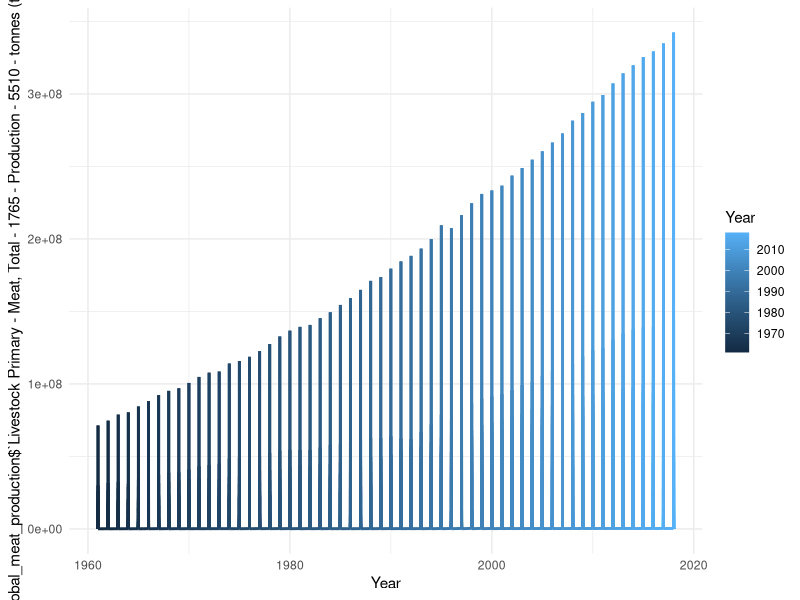
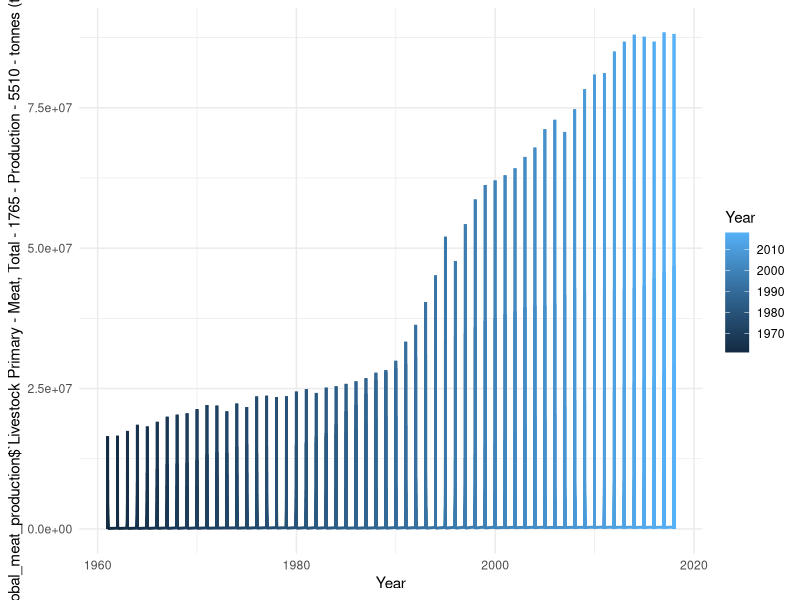
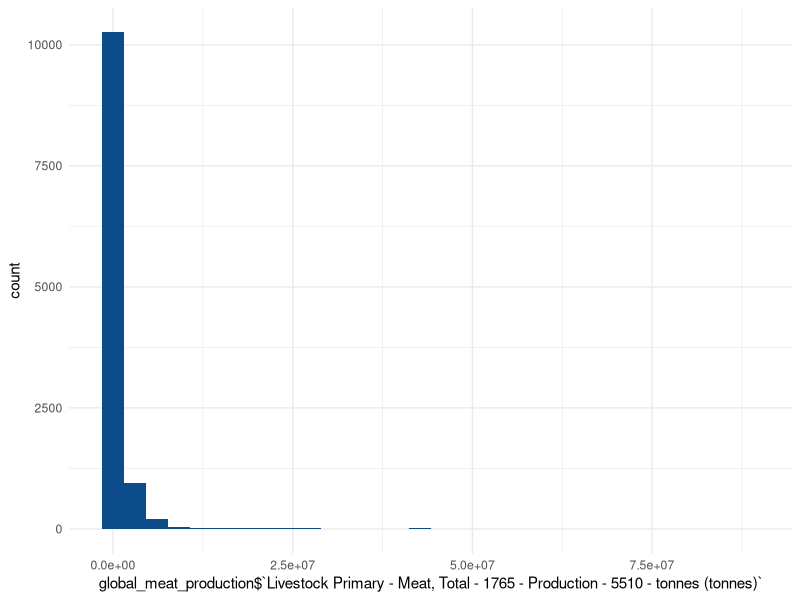
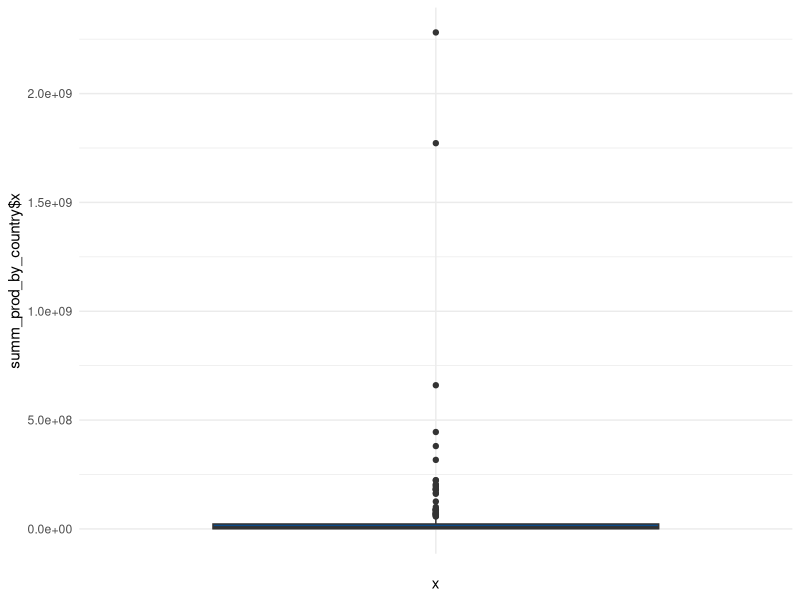
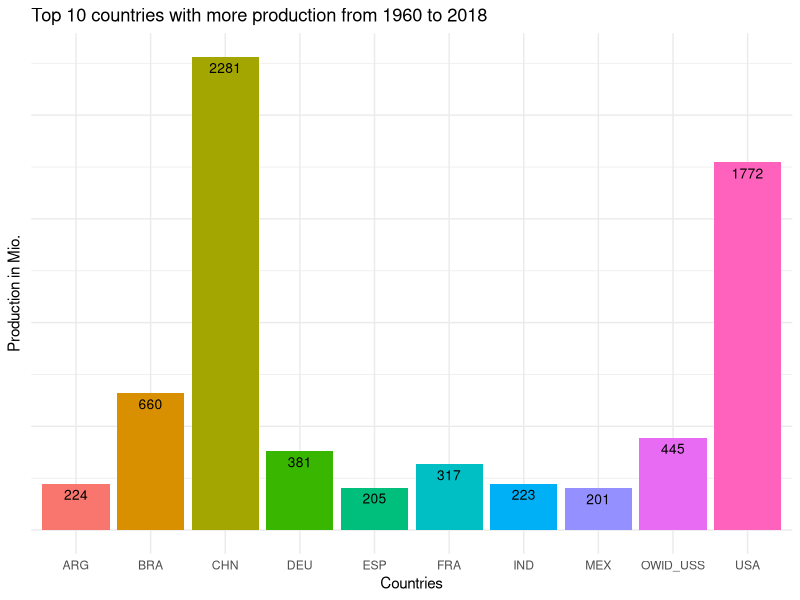

R code for these plots, in order:
## ---- chunk 1
library(readr)
library(dplyr)
library(ggplot2)
library(tidyr)
## ---- chunk 2
global_meat_production <- read_csv("archive (5)/global-meat-production.csv")
## ---- chunk 3
head(global_meat_production)
## ---- chunk 4
#Summary of data set
summary(global_meat_production)
## ---- chunk 5
ggplot(global_meat_production, aes(x = Year, y = global_meat_production$`Livestock Primary - Meat, Total - 1765 - Production - 5510 - tonnes (tonnes)`)) + 
  geom_line(aes(color = Year), size = 1) +
  theme_minimal()
## ---- chunk 6
#Observing data with NA values
global_meat_production[rowSums(is.na(global_meat_production)) > 0, ]
## ---- chunk 7
#Observing data with NA values in the code column
global_meat_production[is.na(global_meat_production$`Livestock Primary - Meat, Total - 1765 - Production - 5510 - tonnes (tonnes)`), ]
## ---- chunk 8
#Because the code does not have codes for the continents, it is necessary to erase those rows.
#Delete columns without code (Only rows that are continents)
global_meat_production <- global_meat_production[!is.na(global_meat_production$Code), ]
## ---- chunk 9
#head of data set
head(global_meat_production)
## ---- chunk 10
#Summary of data set
summary(global_meat_production)
## ---- chunk 11
head(arrange(global_meat_production,desc(global_meat_production$`Livestock Primary - Meat, Total - 1765 - Production - 5510 - tonnes (tonnes)`)),n = 20)
## ---- chunk 12
global_meat_production <- global_meat_production[global_meat_production$Code != "OWID_WRL", ]
## ---- chunk 13
head(arrange(global_meat_production,desc(global_meat_production$`Livestock Primary - Meat, Total - 1765 - Production - 5510 - tonnes (tonnes)`)),n = 50)
## ---- chunk 14
ggplot(global_meat_production, aes(x = Year, y = global_meat_production$`Livestock Primary - Meat, Total - 1765 - Production - 5510 - tonnes (tonnes)`)) + 
  geom_line(aes(color = Year), size = 1) +
  theme_minimal()
## ---- chunk 15
ggplot(global_meat_production) +
  aes(x = global_meat_production$`Livestock Primary - Meat, Total - 1765 - Production - 5510 - tonnes (tonnes)`) +
  geom_histogram(bins = 30L, fill = "#0c4c8a") +
  theme_minimal()

## ---- chunk 16
summ_prod_by_country <- aggregate(global_meat_production$`Livestock Primary - Meat, Total - 1765 - Production - 5510 - tonnes (tonnes)`, by=list(Category=global_meat_production$Code), FUN=sum)

summ_prod_by_country[order(-summ_prod_by_country$x),]
## ---- chunk 17
ggplot(summ_prod_by_country) +
  aes(x = "", y = summ_prod_by_country$x) +
  geom_boxplot(fill = "#0c4c8a") +
  theme_minimal()
## ---- chunk 18

top <- summ_prod_by_country %>%
    arrange(desc(x)) %>%
    slice(1:10)
## ---- chunk 19
ggplot(data=top, aes(x=Category, y=x,fill=Category)) +
    geom_bar(stat="identity") +
    geom_text(aes(label=round(x/1000000)), vjust=1.6, color="black", size=3.5) + 
    theme_minimal() + 
    theme(axis.text.y = element_blank()) +
    ggtitle("Top 10 countries with more production from 1960 to 2018") +
    xlab("Countries") +
    ylab("Production in Mio.") + 
    guides(fill=FALSE)
